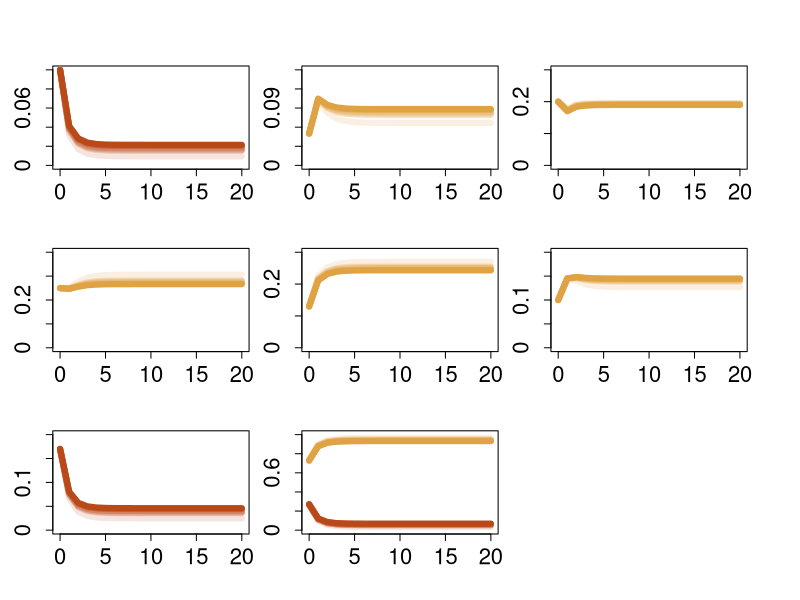
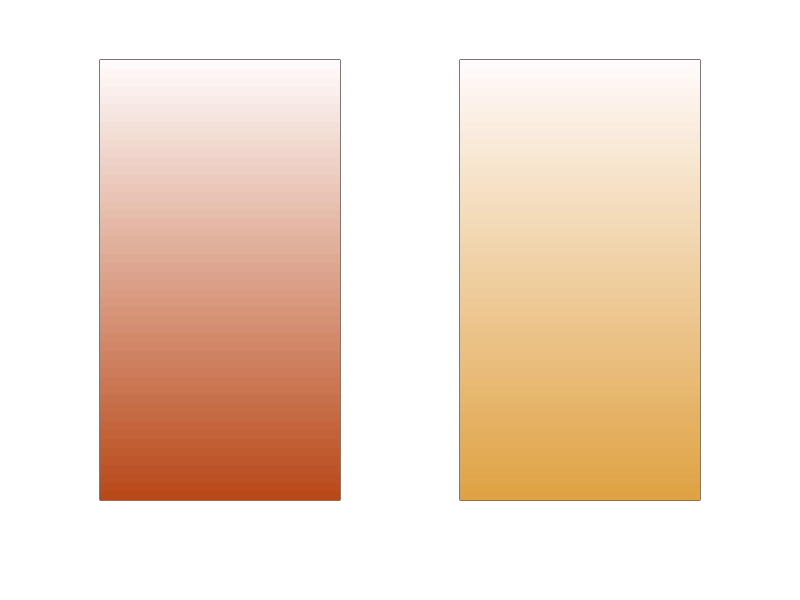
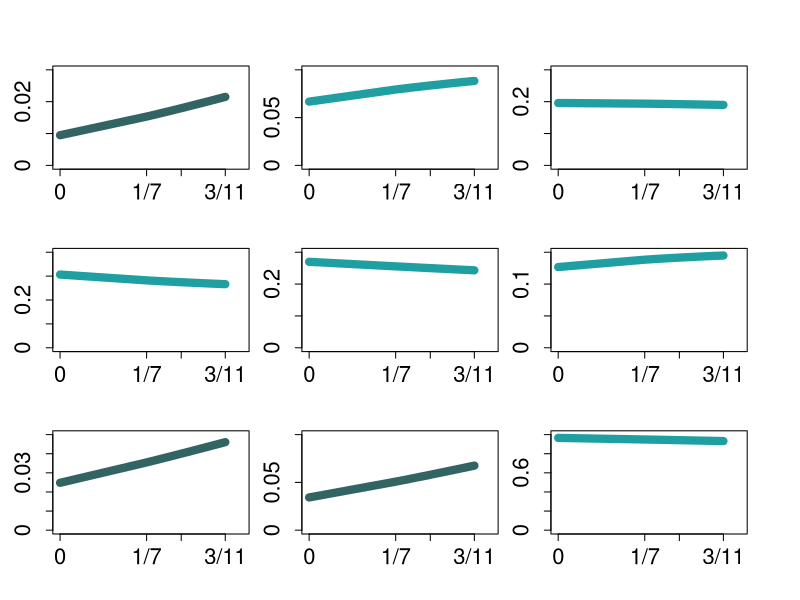

The R script that drew these images, in order:
#randomly sample an array of genotype frequencies P(0) = (0.1, 0.05, 0.2, 0.25, 0.13, 0.1, 0.17) as initial values and plot generation-varying frequencies under ??? = 0, 1/7, 1/5, 3/11 (Fig. 1A). 
#find that unlike a case in diploids using one generation to attain HWE, all genotype frequencies in hexaploids will not reach absolute equilibrium, rather tend to be stable after 8 – 9 generations of random mating, as opposed to 5 – 6 generations in tetraploids. 
#find that double reduction has little impact on the attainment of aHWE in autohexaploids, but affects the values of equilibrium genotype frequencies (Fig. 1B), suggesting that double reduction is a driver of hexaploid evolution.

library(RColorBrewer)
y <- c()
for(j in 1:6){
  
  times <- seq(0,20,1)
  N <- length(times)
  
  m <- numeric(N)
  n <- numeric(N)
  k <- numeric(N)
  e <- numeric(N)
  h <- numeric(N)
  f <- numeric(N)
  u <- numeric(N)
  
  m[1] <- 0.1 
  n[1] <- 0.05
  k[1] <- 0.2 
  e[1] <- 0.25
  h[1] <- 0.13
  f[1] <- 0.1 
  u[1] <- 0.17
  
  alpha=c(0,1/7,1/6,1/5,1/4,3/11)[j]
  for(t in 1:(N-1)){
    
    m[t+1] <- ((m[t]+1/2*n[t]+1/5*k[t]+1/20*e[t])+alpha*(1/6*n[t]+1/5*k[t]+3/20*e[t]+1/15*h[t]))^2
    
    n[t+1] <- (m[t]*n[t]+6/5*m[t]*k[t]+9/10*m[t]*e[t]+2/5*m[t]*h[t]+1/2*n[t]^2+4/5*n[t]*k[t]+1/2*n[t]*e[t]+1/5*n[t]*h[t]+6/25*k[t]^2+6/25*k[t]*e[t]+2/25*k[t]*h[t]+9/200*e[t]^2+1/50*e[t]*h[t])+alpha*(-2/3*m[t]*n[t]
                                                                                                                                                                                                       -2/3*m[t]*k[t]-3/10*m[t]*e[t]+2/15*m[t]*h[t]+1/3*m[t]*f[t]-1/6*n[t]^2-1/15*n[t]*k[t]+7/60*n[t]*e[t]+1/5*n[t]*h[t]+1/6*n[t]*f[t]+8/75*k[t]^2+4/15*k[t]*e[t]
                                                                                                                                                                                                       +14/75*k[t]*h[t]+1/15*k[t]*f[t]+3/25*e[t]^2+19/150*e[t]*h[t]+1/60*e[t]*f[t]+2/75*h[t]^2)+alpha^2*(-1/9*n[t]^2-11/45*n[t]*k[t]-3/20*n[t]*e[t]-1/45*n[t]*h[t]+1/18*n[t]*f[t]
                                                                                                                                                                                                                                                                                                         -2/15*k[t]^2-4/25*k[t]*e[t]-4/225*k[t]*h[t]+1/15*k[t]*f[t]-9/200*e[t]^2+1/20*e[t]*f[t]+2/225*h[t]^2+1/45*h[t]*f[t])
    
    k[t+1] <- (2/5*m[t]*k[t]+9/10*m[t]*e[t]+6/5*m[t]*h[t]+m[t]*f[t]+1/4*n[t]^2+4/5*n[t]*k[t]+9/10*n[t]*e[t]+4/5*n[t]*h[t]+1/2*n[t]*f[t]+11/25*k[t]^2+37/50*k[t]*e[t]+12/25*k[t]*h[t]+1/5*k[t]*f[t]
               +99/400*e[t]^2+6/25*e[t]*h[t]+1/20*e[t]*f[t]+1/25*h[t]^2)+alpha*(1/3*m[t]*n[t]+2/15*m[t]*k[t]-3/10*m[t]*e[t]-2/3*m[t]*h[t]-2/3*m[t]*f[t]-1/6*n[t]^2-8/15*n[t]*k[t]-13/30*n[t]*e[t]-1/5*n[t]*h[t]-22/75*k[t]^2
                                                                                -22/75*k[t]*e[t]+2/25*k[t]*h[t]+4/15*k[t]*f[t]-3/200*e[t]^2+31/150*e[t]*h[t]+4/15*e[t]*f[t]+8/75*h[t]^2+2/15*h[t]*f[t])+alpha^2*(1/6*n[t]^2+14/45*n[t]*k[t]+1/10*n[t]*e[t]-2/15*n[t]*h[t]-2/9*n[t]*f[t]
                                                                                                                                                                                                                 +31/225*k[t]^2+3/50*k[t]*e[t]-38/225*k[t]*h[t]-11/45*k[t]*f[t]-9/400*e[t]^2-7/50*e[t]*h[t]-3/20*e[t]*f[t]-9/225*h[t]^2-1/45*h[t]*f[t]+1/36*f[t]^2)
    
    
    e[t+1] <- (1/10*m[t]*e[t]+2/5*m[t]*h[t]+m[t]*f[t]+2*m[t]*u[t]+1/5*n[t]*k[t]+1/2*n[t]*e[t]+4/5*n[t]*h[t]+n[t]*f[t]+n[t]*u[t]+6/25*k[t]^2+37/50*k[t]*e[t]+22/25*k[t]*h[t]+4/5*k[t]*f[t]+2/5*k[t]*u[t]+41/100*e[t]^2
               +37/50*e[t]*h[t]+1/2*e[t]*f[t]+1/10*e[t]*u[t]+6/25*h[t]^2+1/5*h[t]*f[t])+alpha*(2/15*m[t]*k[t]+3/10*m[t]*e[t]+2/5*m[t]*h[t]+1/3*m[t]*f[t]+1/6*n[t]^2+1/5*n[t]*k[t]-2/15*n[t]*e[t]-2/5*n[t]*h[t]-1/3*n[t]*f[t]+1/3*n[t]*u[t]
                                                                                               -2/75*k[t]^2-59/150*k[t]*e[t]-44/75*k[t]*h[t]-2/5*k[t]*f[t]+2/5*k[t]*u[t]-6/25*e[t]^2-59/150*e[t]*h[t]-2/15*e[t]*f[t]+3/10*e[t]*u[t]-2/75*h[t]^2+1/5*h[t]*f[t]+2/15*h[t]*u[t]
                                                                                               +1/6*f[t]^2)+alpha^2*(-1/9*n[t]^2-2/15*n[t]*k[t]+1/10*n[t]*e[t]+14/45*n[t]*h[t]+1/3*n[t]*f[t]-4/225*k[t]^2+4/25*k[t]*e[t]+8/25*k[t]*h[t]
                                                                                                                     +14/45*k[t]*f[t]+9/100*e[t]^2+4/25*e[t]*h[t]+1/10*e[t]*f[t]-4/225*h[t]^2-2/15*h[t]*f[t]-1/9*f[t]^2)
    
    h[t+1] <- alpha^2*(1/36*n[t]^2-1/45*n[t]*k[t]-3/20*n[t]*e[t]-11/45*n[t]*h[t]-2/9*n[t]*f[t]-9/225*k[t]^2-7/50*k[t]*e[t]-38/225*k[t]*h[t]-2/15*k[t]*f[t]-9/400*e[t]^2+3/50*e[t]*h[t]+1/10*e[t]*f[t]+31/225*h[t]^2+14/45*h[t]*f[t]
                       +1/6*f[t]^2)+alpha*(2/15*n[t]*k[t]+4/15*n[t]*e[t]+4/15*n[t]*h[t]-2/3*n[t]*u[t]+8/75*k[t]^2+31/150*k[t]*e[t]+2/25*k[t]*h[t]-1/5*k[t]*f[t]-2/3*k[t]*u[t]-3/200*e[t]^2-22/75*e[t]*h[t]-13/30*e[t]*f[t]-3/10*e[t]*u[t]
                                           -22/75*h[t]^2-8/15*h[t]*f[t]+2/15*h[t]*u[t]-1/6*f[t]^2+1/3*f[t]*u[t])+(1/20*n[t]*e[t]+1/5*n[t]*h[t]+1/2*n[t]*f[t]+n[t]*u[t]+1/25*k[t]^2+6/25*k[t]*e[t]+12/25*k[t]*h[t]+4/5*k[t]*f[t]+6/5*k[t]*u[t]
                                                                                                                  +99/400*e[t]^2+37/50*e[t]*h[t]+9/10*e[t]*f[t]+9/10*e[t]*u[t]+11/25*h[t]^2+4/5*h[t]*f[t]+2/5*h[t]*u[t]+1/4*f[t]^2)
    
    f[t+1] <-alpha^2*(1/45*n[t]*k[t]+1/20*n[t]*e[t]+1/15*n[t]*h[t]+1/18*n[t]*f[t]+2/225*k[t]^2-4/225*k[t]*h[t]-1/45*k[t]*f[t]-9/200*e[t]^2-4/25*e[t]*h[t]-3/20*e[t]*f[t]-2/15*h[t]^2-11/45*h[t]*f[t]-1/9*f[t]^2)+alpha*(1/60*n[t]*e[t]+1/15*n[t]*h[t]
                                                                                                                                                                                                                        +1/6*n[t]*f[t]+1/3*n[t]*u[t]+2/75*k[t]^2+19/150*k[t]*e[t]+14/75*k[t]*h[t]+1/5*k[t]*f[t]+2/15*k[t]*u[t]+3/25*e[t]^2+4/15*e[t]*h[t]+7/60*e[t]*f[t]-3/10*e[t]*u[t]+8/75*h[t]^2-1/15*h[t]*f[t]-2/3*h[t]*u[t]-1/6*f[t]^2-2/3*f[t]*u[t])+(1/50*k[t]*e[t]
                                                                                                                                                                                                                                                                                                                                                                                                                                                            +2/25*k[t]*h[t]+1/5*k[t]*f[t]+2/5*k[t]*u[t]+9/200*e[t]^2+6/25*e[t]*h[t]+1/2*e[t]*f[t]+9/10*e[t]*u[t]+6/25*h[t]^2+4/5*h[t]*f[t]+6/5*h[t]*u[t]+1/2*f[t]^2+f[t]*u[t])
    
    u[t+1] <- ((1/20*e[t]+1/5*h[t]+1/2*f[t]+u[t])+alpha*(1/15*k[t]+3/20*e[t]+1/5*h[t]+1/6*f[t]))^2
  }
  
  y <- rbind(y,rbind(m,n,k,e,h,f,u))
  
}

colors_homozygote <- colorRampPalette(c("snow", "#b94919"))(18)
colors_heterozygote <- colorRampPalette(c("snow", "#e0a344"))(18)

#---------------------plotA-----------------------
#AAAAAA
par(mfrow=c(3,3),mar=c(3,2,3,2),oma=c(2,2,2,2))
plot(0,0,type="l",xlab=" ",ylab=" ",cex.lab=1,lwd=1,col="black",xaxt="n",yaxt="n",xlim=c(0,20),ylim=c(0,0.1))
axis(1,seq(0,20,5),seq(0,20,5),lwd=1,cex.axis=2,mgp = c(0.3, 1.5, 0))
axis(2,seq(0,0.1,0.02),seq(0,0.1,0.02),lwd=1,cex.axis=2,mgp = c(1, 1.5, 0))

lines(times,y[1,],type = "l",lwd=6,col=colors_homozygote[3])
lines(times,y[8,],type = "l",lwd=6,col=colors_homozygote[6])
lines(times,y[15,],type = "l",lwd=6,col=colors_homozygote[9])
lines(times,y[22,],type = "l",lwd=6,col=colors_homozygote[12])
lines(times,y[29,],type = "l",lwd=6,col=colors_homozygote[15])
lines(times,y[36,],type = "l",lwd=6,col=colors_homozygote[18])

#AAAAAa
plot(0,0,type="l",xlab=" ",ylab=" ",cex.lab=1,lwd=1,col="black",xaxt="n",yaxt="n",xlim=c(0,20),ylim=c(0,0.15))
axis(1,seq(0,20,5),seq(0,20,5),lwd=1,cex.axis=2,mgp = c(0.3, 1.5, 0))
axis(2,seq(0,0.15,0.03),seq(0,0.15,0.03),lwd=1,cex.axis=2,mgp = c(1, 1.5, 0))

lines(times,y[2,],type = "l",lwd=6,col=colors_heterozygote[3])
lines(times,y[9,],type = "l",lwd=6,col=colors_heterozygote[6])
lines(times,y[16,],type = "l",lwd=6,col=colors_heterozygote[9])
lines(times,y[23,],type = "l",lwd=6,col=colors_heterozygote[12])
lines(times,y[30,],type = "l",lwd=6,col=colors_heterozygote[15])
lines(times,y[37,],type = "l",lwd=6,col=colors_heterozygote[18])

#AAAAaa
plot(0,0,type="l",xlab=" ",ylab=" ",cex.lab=1,lwd=1,col="black",xaxt="n",yaxt="n",xlim=c(0,20),ylim=c(0,0.3))
axis(1,seq(0,20,5),seq(0,20,5),lwd=1,cex.axis=2,mgp = c(0.3, 1.5, 0))
axis(2,seq(0,0.3,0.1),seq(0,0.3,0.1),lwd=1,cex.axis=2,mgp = c(1, 1.5, 0))

lines(times,y[3,],type = "l",lwd=6,col=colors_heterozygote[3])
lines(times,y[10,],type = "l",lwd=6,col=colors_heterozygote[6])
lines(times,y[17,],type = "l",lwd=6,col=colors_heterozygote[9])
lines(times,y[24,],type = "l",lwd=6,col=colors_heterozygote[12])
lines(times,y[31,],type = "l",lwd=6,col=colors_heterozygote[15])
lines(times,y[38,],type = "l",lwd=6,col=colors_heterozygote[18])

#AAAaaa
plot(0,0,type="l",xlab=" ",ylab=" ",cex.lab=1,lwd=1,col="black",xaxt="n",yaxt="n",xlim=c(0,20),ylim=c(0,0.4))
axis(1,seq(0,20,5),seq(0,20,5),lwd=1,cex.axis=2,mgp = c(0.3, 1.5, 0))
axis(2,seq(0,0.4,0.1),seq(0,0.4,0.1),lwd=1,cex.axis=2,mgp = c(1, 1.5, 0))

lines(times,y[4,],type = "l",lwd=6,col=colors_heterozygote[3])
lines(times,y[11,],type = "l",lwd=6,col=colors_heterozygote[6])
lines(times,y[18,],type = "l",lwd=6,col=colors_heterozygote[9])
lines(times,y[25,],type = "l",lwd=6,col=colors_heterozygote[12])
lines(times,y[32,],type = "l",lwd=6,col=colors_heterozygote[15])
lines(times,y[39,],type = "l",lwd=6,col=colors_heterozygote[18])

#AAaaaa
plot(0,0,type="l",xlab=" ",ylab=" ",cex.lab=1,lwd=1,col="black",xaxt="n",yaxt="n",xlim=c(0,20),ylim=c(0,0.3))
axis(1,seq(0,20,5),seq(0,20,5),lwd=1,cex.axis=2,mgp = c(0.3, 1.5, 0))
axis(2,seq(0,0.3,0.1),seq(0,0.3,0.1),lwd=1,cex.axis=2,mgp = c(1, 1.5, 0))

lines(times,y[5,],type = "l",lwd=6,col=colors_heterozygote[3])
lines(times,y[12,],type = "l",lwd=6,col=colors_heterozygote[6])
lines(times,y[19,],type = "l",lwd=6,col=colors_heterozygote[9])
lines(times,y[26,],type = "l",lwd=6,col=colors_heterozygote[12])
lines(times,y[33,],type = "l",lwd=6,col=colors_heterozygote[15])
lines(times,y[40,],type = "l",lwd=6,col=colors_heterozygote[18])

#Aaaaaa
plot(0,0,type="l",xlab=" ",ylab=" ",cex.lab=1,lwd=1,col="black",xaxt="n",yaxt="n",xlim=c(0,20),ylim=c(0,0.2))
axis(1,seq(0,20,5),seq(0,20,5),lwd=1,cex.axis=2,mgp = c(0.3, 1.5, 0))
axis(2,seq(0,0.2,0.05),seq(0,0.2,0.05),lwd=1,cex.axis=2,mgp = c(1, 1.5, 0))

lines(times,y[6,],type = "l",lwd=6,col=colors_heterozygote[3])
lines(times,y[13,],type = "l",lwd=6,col=colors_heterozygote[6])
lines(times,y[20,],type = "l",lwd=6,col=colors_heterozygote[9])
lines(times,y[27,],type = "l",lwd=6,col=colors_heterozygote[12])
lines(times,y[34,],type = "l",lwd=6,col=colors_heterozygote[15])
lines(times,y[41,],type = "l",lwd=6,col=colors_heterozygote[18])

#aaaaaa
plot(0,0,type="l",xlab=" ",ylab=" ",cex.lab=1,lwd=1,col="black",xaxt="n",yaxt="n",xlim=c(0,20),ylim=c(0,0.2))
axis(1,seq(0,20,5),seq(0,20,5),lwd=1,cex.axis=2,mgp = c(0.3, 1.5, 0))
axis(2,seq(0,0.2,0.05),seq(0,0.2,0.05),lwd=1,cex.axis=2,mgp = c(1, 1.5, 0))

lines(times,y[7,],type = "l",lwd=6,col=colors_homozygote[3])
lines(times,y[14,],type = "l",lwd=6,col=colors_homozygote[6])
lines(times,y[21,],type = "l",lwd=6,col=colors_homozygote[9])
lines(times,y[28,],type = "l",lwd=6,col=colors_homozygote[12])
lines(times,y[35,],type = "l",lwd=6,col=colors_homozygote[15])
lines(times,y[42,],type = "l",lwd=6,col=colors_homozygote[18])

#==================================================================================
plot(0,0,type="l",xlab=" ",ylab=" ",cex.lab=1,lwd=1,col="black",xaxt="n",yaxt="n",xlim=c(0,20),ylim=c(0,1))
axis(1,seq(0,20,5),seq(0,20,5),lwd=1,cex.axis=2,mgp = c(0.3, 1.5, 0))
axis(2,seq(0,1,0.2),seq(0,1,0.2),lwd=1,cex.axis=2,mgp = c(1, 1.5, 0))

y11=y[1,]+y[7,];y12=y[8,]+y[14,];y13=y[15,]+y[21,];y14=y[22,]+y[28,];y15=y[29,]+y[35,];y16=y[36,]+y[42,];
lines(times,y11,type = "l",lwd=6,col=colors_homozygote[3])
lines(times,y12,type = "l",lwd=6,col=colors_homozygote[6])
lines(times,y13,type = "l",lwd=6,col=colors_homozygote[9])
lines(times,y14,type = "l",lwd=6,col=colors_homozygote[12])
lines(times,y15,type = "l",lwd=6,col=colors_homozygote[15])
lines(times,y16,type = "l",lwd=6,col=colors_homozygote[18])

y21=y[2,]+y[3,]+y[4,]+y[5,]+y[6,]; y22=y[9,]+y[10,]+y[11,]+y[12,]+y[13,]; y23=y[16,]+y[17,]+y[18,]+y[19,]+y[20,];
y24=y[23,]+y[24,]+y[25,]+y[26,]+y[27,];y25=y[30,]+y[31,]+y[32,]+y[33,]+y[34,];y26=y[37,]+y[38,]+y[39,]+y[40,]+y[41,]
lines(times,y21,type = "l",lwd=6,col=colors_heterozygote[3])
lines(times,y22,type = "l",lwd=6,col=colors_heterozygote[6])
lines(times,y23,type = "l",lwd=6,col=colors_heterozygote[9])
lines(times,y24,type = "l",lwd=6,col=colors_heterozygote[12])
lines(times,y25,type = "l",lwd=6,col=colors_heterozygote[15])
lines(times,y26,type = "l",lwd=6,col=colors_heterozygote[18])



#-----------------legend---------
layout(matrix(c(1:2),1,2))
par(mar=c(3,3,1,3))

nlev <- colorRampPalette(c( "#b94919","snow"))(50)
plot(y = c(1, (length(nlev) + 1)), x = c(1, 2),xaxs = 'i', yaxs = 'i', xaxt = 'n', yaxt = 'n',type = 'n', ann = F)
rect(xleft = rep(0, (length(nlev) + 1)),ybottom = 1:length(nlev),xright = rep(2, (length(nlev) + 1)),ytop = 2:(length(nlev) + 1),col = nlev,border = nlev)

nlev <- colorRampPalette(c( "#e0a344","snow"))(50)
plot(y = c(1, (length(nlev) + 1)), x = c(1, 2),xaxs = 'i', yaxs = 'i', xaxt = 'n', yaxt = 'n',type = 'n', ann = F)
rect(xleft = rep(0, (length(nlev) + 1)),ybottom = 1:length(nlev),xright = rep(2, (length(nlev) + 1)),ytop = 2:(length(nlev) + 1),col = nlev,border = nlev)


#================plot B==========================================

par(mfrow=c(3,3),mar=c(3,2,3,2),oma=c(2,2,2,2))

#AAAAAA
plot(0,0,type="l",xlab=" ",ylab=" ",cex.lab=1,lwd=1,col="black",xaxt="n",yaxt="n",xlim=c(0,0.3),ylim=c(0,0.03))
axis(1,c(0,1/7,1/5,3/11),c(0,1/7,1/5,3/11),lwd=1,cex.axis=2,labels = c("0","1/7","1/5","3/11"),tick = TRUE,mgp = c(0.3, 1.5, 0))
axis(2,seq(0,0.03,0.01),seq(0,0.03,0.01),lwd=1,cex.axis=2,mgp = c(0.3, 1.5, 0))
y1 <- as.numeric(y[c(1,8,15,22,29,36),16])
lines(c(0,1/7,1/6,1/5,1/4,3/11),y1,type = "l",lwd=8,col="#336464")

#AAAAAa
plot(0,0,type="l",xlab=" ",ylab=" ",cex.lab=1,lwd=1,col="black",xaxt="n",yaxt="n",xlim=c(0,0.3),ylim=c(0,0.1))
axis(1,c(0,1/7,1/5,3/11),c(0,1/7,1/5,3/11),lwd=1,cex.axis=2,labels = c("0","1/7","1/5","3/11"),tick = TRUE,mgp = c(0.3, 1.5, 0))
axis(2,seq(0,0.1,0.05),seq(0,0.1,0.05),lwd=1,cex.axis=2,mgp = c(0.3, 1.5, 0))
y2 <- as.numeric(y[c(1,8,15,22,29,36)+1,16])
lines(c(0,1/7,1/6,1/5,1/4,3/11),y2,type = "l",lwd=8,col="#1f9fa1")

#AAAAaa
plot(0,0,type="l",xlab=" ",ylab=" ",cex.lab=1,lwd=1,col="black",xaxt="n",yaxt="n",xlim=c(0,0.3),ylim=c(0,0.3))
axis(1,c(0,1/7,1/5,3/11),c(0,1/7,1/5,3/11),lwd=1,cex.axis=2,labels = c("0","1/7","1/5","3/11"),tick = TRUE,mgp = c(0.3, 1.5, 0))
axis(2,seq(0,0.3,0.1),seq(0,0.3,0.1),lwd=1,cex.axis=2,mgp = c(0.3, 1.5, 0))
y3 <- as.numeric(y[c(1,8,15,22,29,36)+2,16])
lines(c(0,1/7,1/6,1/5,1/4,3/11),y3,type = "l",lwd=8,col="#1f9fa1")

#AAAaaa
plot(0,0,type="l",xlab=" ",ylab=" ",cex.lab=1,lwd=1,col="black",xaxt="n",yaxt="n",xlim=c(0,0.3),ylim=c(0,0.4))
axis(1,c(0,1/7,1/5,3/11),c(0,1/7,1/5,3/11),lwd=1,cex.axis=2,labels = c("0","1/7","1/5","3/11"),tick = TRUE,mgp = c(0.3, 1.5, 0))
axis(2,seq(0,0.4,0.1),seq(0,0.4,0.1),lwd=1,cex.axis=2,mgp = c(0.3, 1.5, 0))
y4 <- as.numeric(y[c(1,8,15,22,29,36)+3,16])
lines(c(0,1/7,1/6,1/5,1/4,3/11),y4,type = "l",lwd=8,col="#1f9fa1")

#AAaaaa
plot(0,0,type="l",xlab=" ",ylab=" ",cex.lab=1,lwd=1,col="black",xaxt="n",yaxt="n",xlim=c(0,0.3),ylim=c(0,0.3))
axis(1,c(0,1/7,1/5,3/11),c(0,1/7,1/5,3/11),lwd=1,cex.axis=2,labels = c("0","1/7","1/5","3/11"),tick = TRUE,mgp = c(0.3, 1.5, 0))
axis(2,seq(0,0.3,0.1),seq(0,0.3,0.1),lwd=1,cex.axis=2,mgp = c(0.3, 1.5, 0))
y5 <- as.numeric(y[c(1,8,15,22,29,36)+4,16])
lines(c(0,1/7,1/6,1/5,1/4,3/11),y5,type = "l",lwd=8,col="#1f9fa1")

#Aaaaaa
plot(0,0,type="l",xlab=" ",ylab=" ",cex.lab=1,lwd=1,col="black",xaxt="n",yaxt="n",xlim=c(0,0.3),ylim=c(0,0.15))
axis(1,c(0,1/7,1/5,3/11),c(0,1/7,1/5,3/11),lwd=1,cex.axis=2,labels = c("0","1/7","1/5","3/11"),tick = TRUE,mgp = c(0.3, 1.5, 0))
axis(2,seq(0,0.15,0.05),seq(0,0.15,0.05),lwd=1,cex.axis=2,mgp = c(0.3, 1.5, 0))
y6 <- as.numeric(y[c(1,8,15,22,29,36)+5,16])
lines(c(0,1/7,1/6,1/5,1/4,3/11),y6,type = "l",lwd=8,col="#1f9fa1")

#aaaaaa
plot(0,0,type="l",xlab=" ",ylab=" ",cex.lab=1,lwd=1,col="black",xaxt="n",yaxt="n",xlim=c(0,0.3),ylim=c(0,0.05))
axis(1,c(0,1/7,1/5,3/11),c(0,1/7,1/5,3/11),lwd=1,cex.axis=2,labels = c("0","1/7","1/5","3/11"),tick = TRUE,mgp = c(0.3, 1.5, 0))
axis(2,seq(0,0.05,0.01),seq(0,0.05,0.01),lwd=1,cex.axis=2,mgp = c(0.3, 1.5, 0))
y7 <- as.numeric(y[c(1,8,15,22,29,36)+6,16])
lines(c(0,1/7,1/6,1/5,1/4,3/11),y7,type = "l",lwd=8,col="#336464")

#Double Reduction====
#Homozygote
plot(0,0,type="l",xlab=" ",ylab=" ",cex.lab=1,lwd=1,col="black",xaxt="n",yaxt="n",xlim=c(0,0.3),ylim=c(0,0.1))
axis(1,c(0,1/7,1/5,3/11),c(0,1/7,1/5,3/11),lwd=1,cex.axis=2,labels = c("0","1/7","1/5","3/11"),tick = TRUE,mgp = c(0.3, 1.5, 0))
axis(2,seq(0,0.1,0.05),seq(0,0.1,0.05),lwd=1,cex.axis=2,mgp = c(0.3, 1.5, 0))

y31 <- as.numeric(sum(y[1,16]+y[7,16]))
y32 <- as.numeric(sum(y[8,16]+y[14,16]))
y33 <- as.numeric(sum(y[15,16]+y[21,16]))
y34 <- as.numeric(sum(y[22,16]+y[28,16]))
y35 <- as.numeric(sum(y[29,16]+y[35,16]))
y36 <- as.numeric(sum(y[36,16]+y[42,16]))

yy3 <- c(y31,y32,y33,y34,y35,y36)
lines(c(0,1/7,1/6,1/5,1/4,3/11),yy3,type = "l",lwd=8,col="#336464")

#Heterozygote
plot(0,0,type="l",xlab=" ",ylab=" ",cex.lab=1,lwd=1,col="black",xaxt="n",yaxt="n",xlim=c(0,0.3),ylim=c(0,1))
axis(1,c(0,1/7,1/5,3/11),c(0,1/7,1/5,3/11),lwd=1,cex.axis=2,labels = c("0","1/7","1/5","3/11"),tick = TRUE,mgp = c(0.3, 1.5, 0))
axis(2,seq(0,1,0.2),seq(0,1,0.2),lwd=1,cex.axis=2,mgp = c(0.3, 1.5, 0))


y41 <- as.numeric(sum(y[2,16]+y[3,16]+y[4,16]+y[5,16]+y[6,16]))
y42 <- as.numeric(sum(y[9,16]+y[10,16]+y[11,16]+y[12,16]+y[13,16]))
y43 <- as.numeric(sum(y[16,16]+y[17,16]+y[18,16]+y[19,16]+y[20,16]))
y44 <- as.numeric(sum(y[23,16]+y[24,16]+y[25,16]+y[26,16]+y[27,16]))
y45 <- as.numeric(sum(y[30,16]+y[31,16]+y[32,16]+y[33,16]+y[34,16]))
y46 <- as.numeric(sum(y[37,16]+y[38,16]+y[39,16]+y[40,16]+y[41,16]))

yy4 <- c(y41,y42,y43,y44,y45,y46)
lines(c(0,1/7,1/6,1/5,1/4,3/11),yy4,type = "l",lwd=8,col="#1f9fa1")

